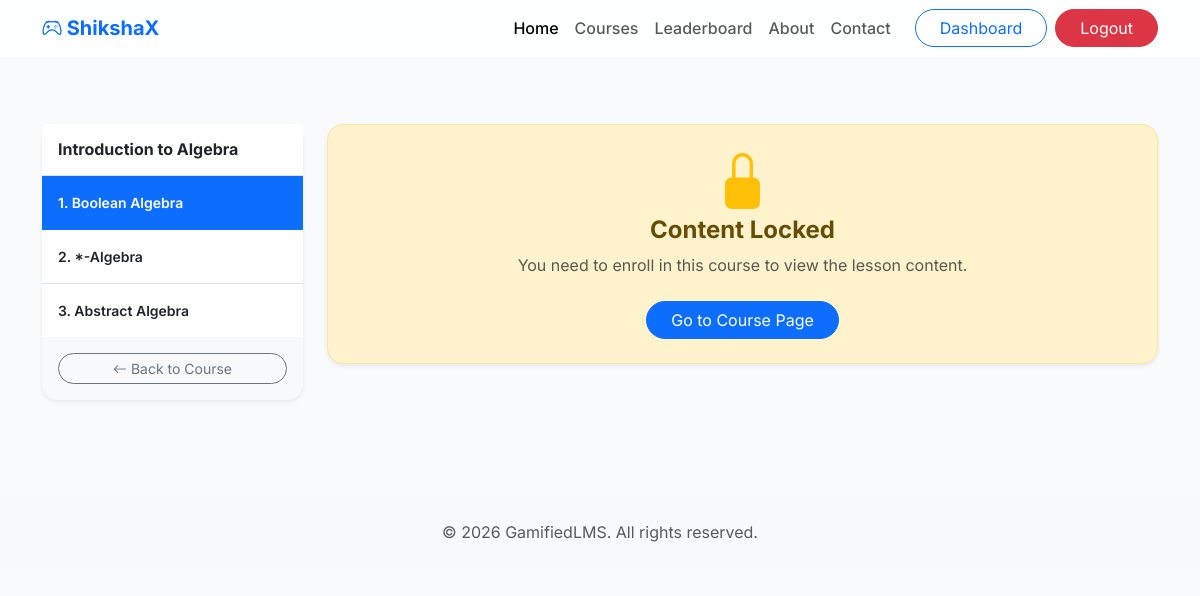
Screenshot of /course/1/lesson/1/ (signed in) with the database file from the repository.
### core/models.py (models this page shows, shortened)
class Course(models.Model):
    category = models.ForeignKey(Category, on_delete=models.CASCADE, related_name='courses')
    title = models.CharField(max_length=200)
    description = models.TextField()
    instructor = models.CharField(max_length=100, default="Expert Teacher")
    price_tag = models.CharField(max_length=20, default='Free')
    image = models.ImageField(upload_to='course_images/', blank=True, null=True)
    created_at = models.DateTimeField(auto_now_add=True)

class Lesson(models.Model):
    course = models.ForeignKey(Course, on_delete=models.CASCADE, related_name='lessons')
    title = models.CharField(max_length=200)
    content = models.TextField()
    video_url = models.URLField(blank=True, null=True)
    order = models.IntegerField(default=0)

### core/views.py (the view)
# urls.py: path('course/<int:course_id>/lesson/<int:lesson_id>/', views.lesson_detail, name='lesson_detail'),
@login_required
def lesson_detail(request, course_id, lesson_id):
    course = get_object_or_404(Course, id=course_id)
    lesson = get_object_or_404(Lesson, id=lesson_id, course=course)
    is_enrolled = Enrollment.objects.filter(user=request.user, course=course).exists()
    is_completed = UserLessonProgress.objects.filter(user=request.user, lesson=lesson, is_completed=True).exists()
    return render(request, 'lesson_detail.html', {
        'course': course, 'lesson': lesson,
        'is_enrolled': is_enrolled, 'is_completed': is_completed
    })

### templates/lesson_detail.html (shortened to what this page needs)
{% extends 'base.html' %}
{% block content %}
<div class="container py-5">
    <div class="row">
        <div class="col-lg-3 d-none d-lg-block">
            <div class="card border-0 rounded-4 shadow-sm sticky-top" style="top: 100px;">
                <div class="card-header bg-white border-bottom p-3">
                    <h6 class="fw-bold mb-0 text-truncate" title="{{ course.title }}">{{ course.title }}</h6>
                </div>
                <div class="list-group list-group-flush rounded-bottom-4">
                    {% for l in course.lessons.all %}
                        <a href="{% url 'lesson_detail' course.id l.id %}" class="list-group-item list-group-item-action p-3 {% if l.id == lesson.id %}active bg-primary text-white border-primary{% endif %}">
                            <div class="d-flex w-100 justify-content-between align-items-center">
                                <span class="small fw-semibold">{{ forloop.counter }}. {{ l.title }}</span>
                            </div>
                        </a>
                    {% empty %}
                        <div class="p-3 text-muted">No lessons yet.</div>
                    {% endfor %}
                </div>
                <div class="card-footer bg-light p-3 text-center border-top-0 rounded-bottom-4">
                    <a href="{% url 'course_detail' course.id %}" class="btn btn-outline-secondary btn-sm w-100 rounded-pill"><i class="bi bi-arrow-left"></i> Back to Course</a>
                </div>
            </div>
        </div>
        <div class="col-lg-9">
            {% if not is_enrolled %}
                <div class="alert alert-warning rounded-4 shadow-sm py-4 text-center">
                    <i class="bi bi-lock-fill display-4 text-warning mb-3"></i>
                    <h4 class="fw-bold">Content Locked</h4>
                    <p class="text-muted">You need to enroll in this course to view the lesson content.</p>
                    <a href="{% url 'course_detail' course.id %}" class="btn btn-primary rounded-pill px-4 mt-2">Go to Course Page</a>
                </div>
            {% endif %}
        </div>
    </div>
</div>
{% endblock %}

### static/style.css (style rules this page uses)
:root { --bg-pastel-blue: #eef2ff; --bg-pastel-green: #ebfbee; --bg-pastel-purple: #f3e8ff; --bg-pastel-yellow: #fffbeb; --color-primary: #4f46e5; --color-purple: #9333ea; }
body { font-family: 'Inter', sans-serif; color: #334155; background-color: #f8fafc; }

### rows the page displays
Course: title "Introduction to Algebra"
Lesson: title "Boolean Algebra"
Lesson: title "*-Algebra"
Lesson: title "Abstract Algebra"
